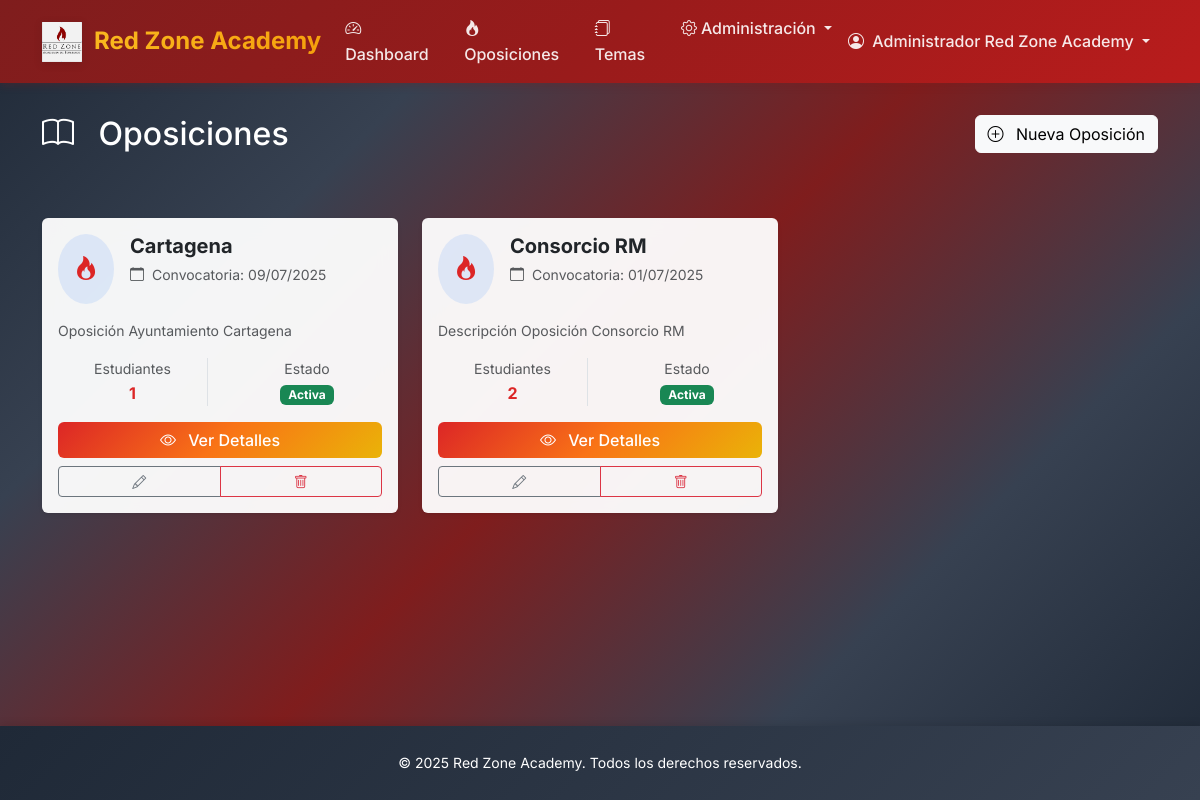
Screenshot of /dashboard/oposiciones/ (signed in) with the database file from the repository.
### accounts/models.py (models this page shows, shortened)
class CustomUser(AbstractUser):
    USER_TYPES = [
        ('admin', 'Administrador'),
        ('student', 'Alumno'),
    ]
    user_type = models.CharField(max_length=10, choices=USER_TYPES, default='student')
    created_at = models.DateTimeField(auto_now_add=True)
    def is_admin(self):
        return self.user_type == 'admin'

### core/models.py (models this page shows, shortened)
class Oposicion(models.Model):
    nombre = models.CharField(max_length=200)
    descripcion = models.TextField()
    fecha_convocatoria = models.DateField()
    alumnos_con_acceso = models.ManyToManyField(
        User,
        limit_choices_to={'user_type': 'student'},
        blank=True,
        related_name='oposiciones_acceso'
    )
    created_at = models.DateTimeField(auto_now_add=True)
    updated_at = models.DateTimeField(auto_now=True)
    class Meta:
        verbose_name_plural = "Oposiciones"

### core/views.py (the view)
# urls.py: path('oposiciones/', views.OposicionListView.as_view(), name='oposicion_list'),
class OposicionListView(LoginRequiredMixin, ListView):
    model = Oposicion
    template_name = 'core/oposicion_list.html'
    context_object_name = 'oposiciones'
    paginate_by = 12
    def get_queryset(self):
        queryset = Oposicion.objects.prefetch_related('temas', 'alumnos_con_acceso')
        if self.request.user.is_admin():
            return queryset.all()
        return queryset.filter(alumnos_con_acceso=self.request.user)
    def get_context_data(self, **kwargs):
        context = super().get_context_data(**kwargs)
        context['title'] = 'Mis Oposiciones'
        return context

### templates/core/oposicion_list.html (shortened to what this page needs)
{% extends 'base.html' %}
{% load humanize %}
{% block content %}
<div class="container-fluid">
    <div class="page-header">
        <div class="container">
            <div class="row align-items-center">
                <div class="col">
                    <h1 class="h2 mb-0">
                        <i class="bi bi-book me-3"></i>
                        Oposiciones
                    </h1>
                </div>
                <div class="col-auto">
                    {% if user.is_admin %}
                        <a href="{% url 'core:admin_oposicion_create' %}" class="btn btn-light">
                            <i class="bi bi-plus-circle me-2"></i>
                            Nueva Oposición
                        </a>
                    {% endif %}
                </div>
            </div>
        </div>
    </div>
    <div class="container">
        {% if oposiciones %}
            <div class="row">
                {% for oposicion in oposiciones %}
                    <div class="col-lg-4 col-md-6 mb-4">
                        <div class="card border-0 shadow-sm h-100 oposicion-card">
                            <div class="card-body d-flex flex-column">
                                <div class="d-flex align-items-start mb-3">
                                    <div class="bg-primary bg-opacity-10 rounded-circle p-3 me-3">
                                        <i class="bi bi-fire text-primary fs-4"></i>
                                    </div>
                                    <div class="flex-grow-1">
                                        <h5 class="card-title mb-1 fw-bold">
                                            {{ oposicion.nombre }}
                                        </h5>
                                        <small class="text-muted">
                                            <i class="bi bi-calendar me-1"></i>
                                            Convocatoria: {{ oposicion.fecha_convocatoria|date:"d/m/Y" }}
                                        </small>
                                    </div>
                                </div>
                                <div class="mb-3 flex-grow-1">
                                    <p class="text-muted small mb-0">
                                        {{ oposicion.descripcion|truncatechars:120 }}
                                    </p>
                                </div>
                                <div class="mb-3">
                                    <div class="row text-center">
                                        <div class="col-6">
                                            <div class="border-end">
                                                <small class="text-muted d-block">Estudiantes</small>
                                                <span class="fw-bold text-primary">
                                                    {{ oposicion.alumnos_con_acceso.count }}
                                                </span>
                                            </div>
                                        </div>
                                        <div class="col-6">
                                            <small class="text-muted d-block">Estado</small>
                                            <span class="badge bg-success">Activa</span>
                                        </div>
                                    </div>
                                </div>
                                <div class="d-grid gap-2">
                                    <a href="{% url 'core:oposicion_detail' oposicion.pk %}"
                                       class="btn btn-primary">
                                        <i class="bi bi-eye me-2"></i>
                                        Ver Detalles
                                    </a>
                                    {% if user.is_admin %}
                                        <div class="btn-group" role="group">
                                            <a href="{% url 'core:admin_oposicion_update' oposicion.pk %}"
                                               class="btn btn-outline-secondary btn-sm">
                                                <i class="bi bi-pencil"></i>
                                            </a>
                                            <a href="{% url 'core:admin_oposicion_delete' oposicion.pk %}"
                                               class="btn btn-outline-danger btn-sm">
                                                <i class="bi bi-trash"></i>
                                            </a>
                                        </div>
                                    {% endif %}
                                </div>
                            </div>
                        </div>
                    </div>
                {% endfor %}
            </div>
        {% endif %}
    </div>
</div>
{% endblock %}

### templates/base.html (shortened to what this page needs)
<!DOCTYPE html>
<html lang="es" data-bs-theme="light" class="h-100">
<head>
    {% load static %}
    <link href="https://cdnjs.cloudflare.com/ajax/libs/bootstrap/5.3.2/css/bootstrap.min.css" rel="stylesheet">
    <link href="https://cdnjs.cloudflare.com/ajax/libs/bootstrap-icons/1.11.3/font/bootstrap-icons.min.css" rel="stylesheet">
</head>
<body>
    <nav class="navbar navbar-expand-lg navbar-light bg-white">
        <div class="container">
            {% load static %}
            {% if user.is_authenticated %}
                <a class="navbar-brand" href="{% url 'core:dashboard' %}">
                    <img src="{% static 'img/logo_rz.png' %}" alt="Red Zone Academy" class="navbar-brand-logo">
                    Red Zone Academy
                </a>
            {% else %}
                <a class="navbar-brand" href="#">
                    <img src="{% static 'img/logo_rz.png' %}" alt="Red Zone Academy" class="navbar-brand-logo">
                    Red Zone Academy
                </a>
            {% endif %}
            <div class="collapse navbar-collapse" id="navbarNav">
                {% if user.is_authenticated %}
                <ul class="navbar-nav me-auto">
                    <li class="nav-item">
                        <a class="nav-link" href="{% url 'core:dashboard' %}">
                            <i class="bi bi-speedometer2 me-1"></i>Dashboard
                        </a>
                    </li>
                    <li class="nav-item">
                        <a class="nav-link" href="{% url 'core:oposicion_list' %}">
                            <i class="bi bi-fire me-1"></i>Oposiciones
                        </a>
                    </li>
                    <li class="nav-item">
                        <a class="nav-link" href="{% url 'core:tema_list' %}">
                            <i class="bi bi-journals me-1"></i>Temas
                        </a>
                    </li>
                    {% if user.is_admin %}
                        <li class="nav-item dropdown">
                            <a class="nav-link dropdown-toggle" href="#" id="adminDropdown" role="button" data-bs-toggle="dropdown">
                                <i class="bi bi-gear me-1"></i>Administración
                            </a>
                        </li>
                    {% endif %}
                </ul>
                <ul class="navbar-nav">
                    <li class="nav-item dropdown">
                        <a class="nav-link dropdown-toggle" href="#" id="userDropdown" role="button" data-bs-toggle="dropdown">
                            <i class="bi bi-person-circle me-1"></i>
                            {{ user.get_full_name|default:user.username }}
                        </a>
                    </li>
                </ul>
                {% endif %}
            </div>
        </div>
    </nav>
    <div class="main-wrapper">
        {% block content %}{% endblock %}
    </div>
    <footer class="footer">
        <div class="container">
            <div class="row">
                <div class="col-12 text-center">
                    <small>&copy; 2025 Red Zone Academy. Todos los derechos reservados.</small>
                </div>
            </div>
        </div>
    </footer>
</body>
</html>

### templates/base.html (style rules this page uses)
:root { --rza-primary: #dc2626; --rza-secondary: #f97316; --rza-success: #059669; --rza-danger: #b91c1c; --rza-warning: #ea580c; --rza-info: #f59e0b; --rza-dark: #1f2937; --rza-light: #fef2f2; --rza-gradient: linear-gradient(135deg, #dc2626 0%, #f97316 50%, #eab308 100%); }
body { font-family: 'Inter', sans-serif; background: linear-gradient( 135deg, #1f2937 0%, #374151 25%, #7f1d1d 50%, #374151 75%, #1f2937 100% ); background-attachment: fixed; line-height: 1.6; min-height: 100vh; display: flex; flex-direction: column; margin: 0; padding: 0; }
.navbar-brand { font-weight: 700; font-size: 1.5rem; background: linear-gradient(135deg, #fbbf24 0%, #f59e0b 100%); -webkit-background-clip: text; -webkit-text-fill-color: transparent; background-clip: text; display: flex; align-items: center; text-decoration: none; }
.navbar-brand-logo { height: 40px; width: auto; margin-right: 12px; filter: drop-shadow(0 2px 4px rgba(0, 0, 0, 0.1)); transition: all 0.3s ease; }
.navbar { background: linear-gradient(135deg, #7f1d1d 0%, #991b1b 50%, #b91c1c 100%) !important; box-shadow: 0 2px 8px rgba(127, 29, 29, 0.3); }
.navbar .nav-link { color: rgba(255, 255, 255, 0.9) !important; font-weight: 500; transition: all 0.3s ease; }
.btn-primary { background: var(--rza-gradient); border: none; font-weight: 500; }
.card { border: none; box-shadow: 0 4px 12px rgba(127, 29, 29, 0.15), 0 2px 4px rgba(127, 29, 29, 0.25); transition: all 0.3s cubic-bezier(.25,.8,.25,1); background: rgba(255, 255, 255, 0.95); backdrop-filter: blur(10px); }
.text-primary { color: var(--rza-primary) !important; }
.main-wrapper { flex: 1 0 auto; }
.footer { background: linear-gradient(135deg, #1f2937 0%, #374151 100%); color: white; padding: 1.5rem 0; box-shadow: 0 -2px 8px rgba(0, 0, 0, 0.1); flex-shrink: 0; width: 100vw; margin-left: calc(-50vw + 50%); position: relative; }
.page-header { background: none !important; color: white; padding: 2rem 0; margin-bottom: 2rem; }
.container, .container-fluid { background: none !important; }

### templates/core/oposicion_list.html (style rules this page uses)
.oposicion-card { transition: transform 0.2s ease-in-out, box-shadow 0.2s ease-in-out; }

### rows the page displays
CustomUser: get_full_name "Administrador Red Zone Academy"
Oposicion: nombre "Cartagena", fecha_convocatoria "09/07/2025", descripcion "Oposición Ayuntamiento Cartagena", alumnos_con_acceso.count "1"
Oposicion: nombre "Consorcio RM", fecha_convocatoria "01/07/2025", descripcion "Descripción Oposición Consorcio RM", alumnos_con_acceso.count "2"
